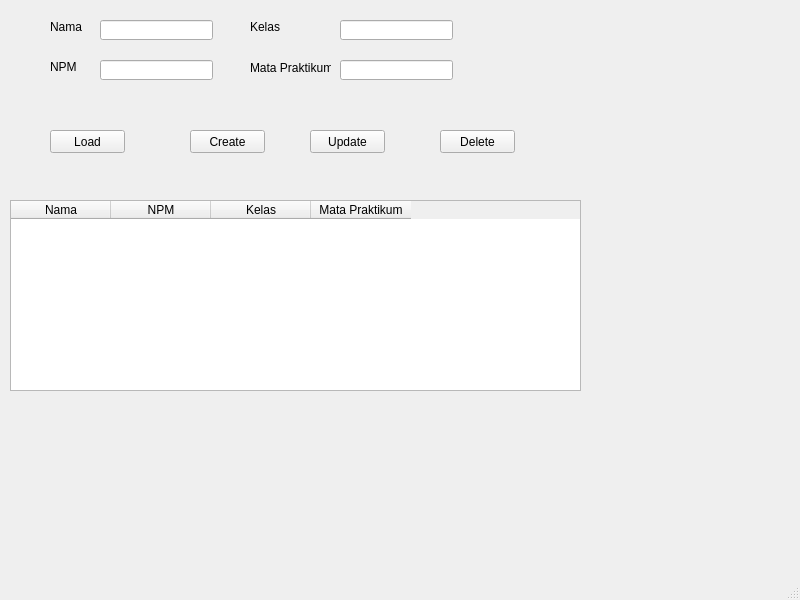
<?xml version="1.0" encoding="UTF-8"?>
<ui version="4.0">
 <class>MainWindow</class>
 <widget class="QMainWindow" name="MainWindow">
  <property name="geometry">
   <rect>
    <x>0</x>
    <y>0</y>
    <width>800</width>
    <height>600</height>
   </rect>
  </property>
  <property name="windowTitle">
   <string>MainWindow</string>
  </property>
  <widget class="QWidget" name="centralwidget">
   <widget class="QLabel" name="label">
    <property name="geometry">
     <rect>
      <x>50</x>
      <y>20</y>
      <width>47</width>
      <height>13</height>
     </rect>
    </property>
    <property name="text">
     <string>Nama</string>
    </property>
   </widget>
   <widget class="QLabel" name="label_2">
    <property name="geometry">
     <rect>
      <x>50</x>
      <y>60</y>
      <width>47</width>
      <height>13</height>
     </rect>
    </property>
    <property name="text">
     <string>NPM</string>
    </property>
   </widget>
   <widget class="QLabel" name="label_3">
    <property name="geometry">
     <rect>
      <x>250</x>
      <y>60</y>
      <width>81</width>
      <height>16</height>
     </rect>
    </property>
    <property name="text">
     <string>Mata Praktikum</string>
    </property>
   </widget>
   <widget class="QLabel" name="label_4">
    <property name="geometry">
     <rect>
      <x>250</x>
      <y>20</y>
      <width>47</width>
      <height>13</height>
     </rect>
    </property>
    <property name="text">
     <string>Kelas</string>
    </property>
   </widget>
   <widget class="QLineEdit" name="lineEditNama">
    <property name="geometry">
     <rect>
      <x>100</x>
      <y>20</y>
      <width>113</width>
      <height>20</height>
     </rect>
    </property>
   </widget>
   <widget class="QLineEdit" name="lineEditMatprak">
    <property name="geometry">
     <rect>
      <x>340</x>
      <y>60</y>
      <width>113</width>
      <height>20</height>
     </rect>
    </property>
   </widget>
   <widget class="QLineEdit" name="lineEditKelas">
    <property name="geometry">
     <rect>
      <x>340</x>
      <y>20</y>
      <width>113</width>
      <height>20</height>
     </rect>
    </property>
   </widget>
   <widget class="QLineEdit" name="lineEditNpm">
    <property name="geometry">
     <rect>
      <x>100</x>
      <y>60</y>
      <width>113</width>
      <height>20</height>
     </rect>
    </property>
   </widget>
   <widget class="QPushButton" name="pushButton">
    <property name="geometry">
     <rect>
      <x>50</x>
      <y>130</y>
      <width>75</width>
      <height>23</height>
     </rect>
    </property>
    <property name="text">
     <string>Load</string>
    </property>
   </widget>
   <widget class="QPushButton" name="pushButtonUpdate">
    <property name="geometry">
     <rect>
      <x>310</x>
      <y>130</y>
      <width>75</width>
      <height>23</height>
     </rect>
    </property>
    <property name="text">
     <string>Update</string>
    </property>
   </widget>
   <widget class="QPushButton" name="pushButtonDelete">
    <property name="geometry">
     <rect>
      <x>440</x>
      <y>130</y>
      <width>75</width>
      <height>23</height>
     </rect>
    </property>
    <property name="text">
     <string>Delete</string>
    </property>
   </widget>
   <widget class="QPushButton" name="pushButtonCreate">
    <property name="geometry">
     <rect>
      <x>190</x>
      <y>130</y>
      <width>75</width>
      <height>23</height>
     </rect>
    </property>
    <property name="text">
     <string>Create</string>
    </property>
   </widget>
   <widget class="QTableWidget" name="tableWidget">
    <property name="geometry">
     <rect>
      <x>10</x>
      <y>200</y>
      <width>571</width>
      <height>191</height>
     </rect>
    </property>
    <column>
     <property name="text">
      <string>Nama</string>
     </property>
    </column>
    <column>
     <property name="text">
      <string>NPM</string>
     </property>
    </column>
    <column>
     <property name="text">
      <string>Kelas</string>
     </property>
    </column>
    <column>
     <property name="text">
      <string>Mata Praktikum</string>
     </property>
    </column>
   </widget>
  </widget>
  <widget class="QMenuBar" name="menubar">
   <property name="geometry">
    <rect>
     <x>0</x>
     <y>0</y>
     <width>800</width>
     <height>21</height>
    </rect>
   </property>
  </widget>
  <widget class="QStatusBar" name="statusbar"/>
 </widget>
 <resources/>
 <connections/>
</ui>
